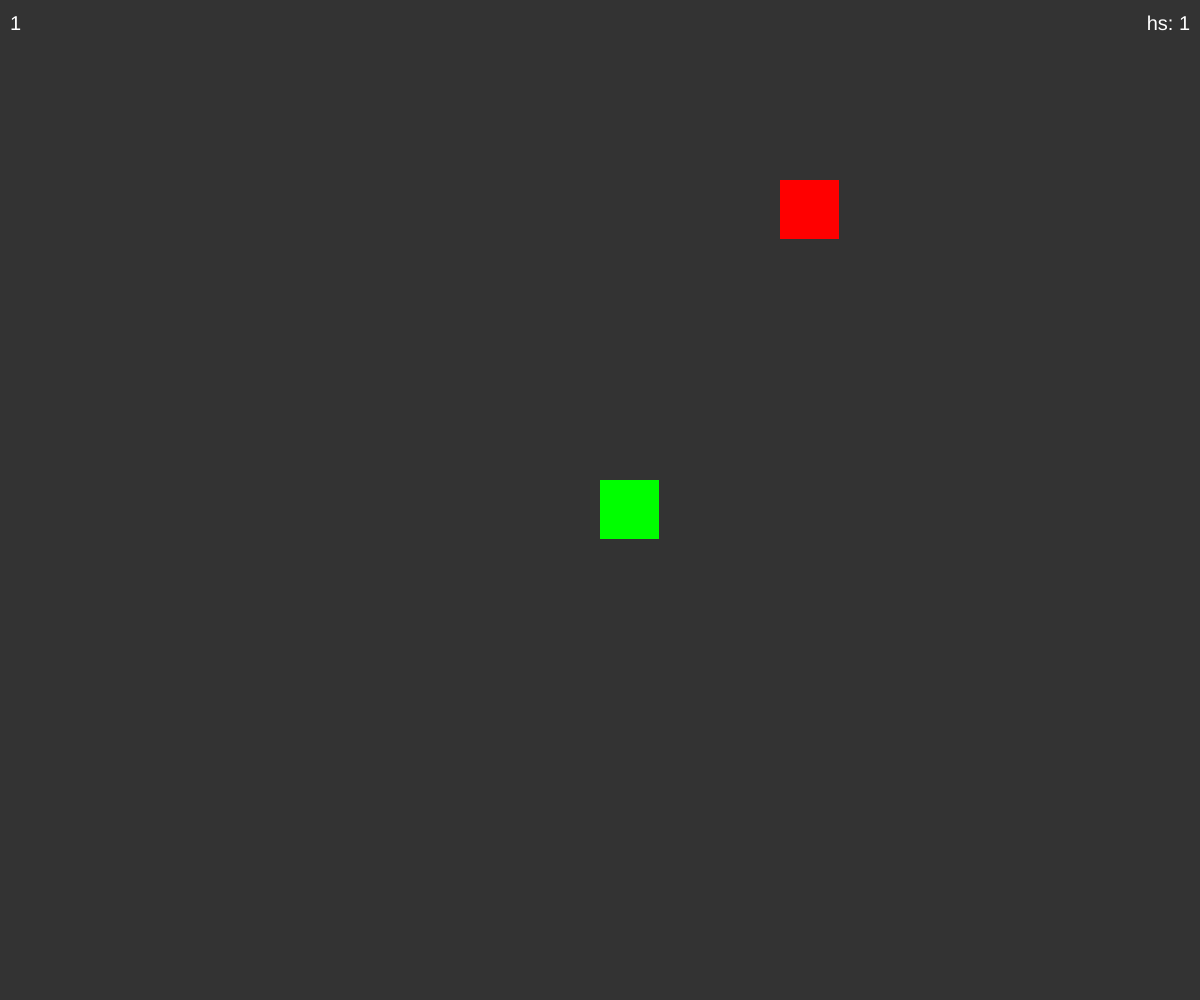
Frame 1 (no input)
Frame 60 (no input): identical to frame 1, image omitted
Frame 120 (the mouse pressed at the canvas centre since frame 60): identical to frame 1, image omitted

The p5.js sketch that drew this single still picture (run headless with seeded random() and noise() and a simulated clock; from frame 60 on, the mouse is pressed at the canvas centre):

// p5.js sketch
// ── sketch.js
var scale_ = .05
var delay = 150;
var start_size = 1;
var hs = 1;
var snake;

class Snake {
  constructor() {
    this.size = width * scale_;
    this.maxWidth = int(width / this.size) - 1;
    this.maxHeight = int(height / this.size) - 1;
    
    this.reset();
    this.last_update = millis(); 
  }

  snakeContainsApple() {
    for (var i = 0; i < this.tiles.length; i++) {
      if (this.tiles[i].x == this.apple.x && this.tiles[i].y == this.apple.y) {
        return true;
      }
    }

    return false;
  }

  generateApple() {
    while (true) {
      this.apple = createVector(int(random(0, this.maxWidth)), int(random(0, this.maxHeight)));
      if (!this.snakeContainsApple()) return;
    }
  }
  
  reset() {
    this.direction = -2;
    this.target_dir = -2;
    this.front = 0;
    this.tiles = Array(start_size).fill(createVector(int(width / this.size / 2), int(height / this.size / 2)));

    this.generateApple();
  }

  update() {
    var now = millis();

    if (keyIsPressed) {
      switch (keyCode) {
        case UP_ARROW: this.target_dir = 1; break;
        case RIGHT_ARROW: this.target_dir = 2; break;
        case DOWN_ARROW: this.target_dir = 3; break;
        case LEFT_ARROW: this.target_dir = 4; break;
      }
    }
    
    if (now - this.last_update < delay) return;
    var last = (this.front + 1) % this.tiles.length;
    
    if (abs(this.target_dir - this.direction) != 2)
      this.direction = this.target_dir;
    
    var offset = createVector(0, 0);
    switch (this.direction) {
      case 1: offset.y--; break;
      case 2: offset.x++; break;
      case 3: offset.y++; break;
      case 4: offset.x--; break;
      default: return;
    }

    var head = this.tiles[this.front].copy().add(offset);

    for (var i = 0; i < this.tiles.length; i++) {
      if (i == last) continue;
      if (this.tiles[i].x == head.x && this.tiles[i].y == head.y) {
        this.reset();
        return;
      }
    }

    if (head.x * this.size < 0 || head.x * this.size + this.size > width) {
      this.reset();
      return;
    }
    if (head.y * this.size < 0 || head.y * this.size + this.size > height) {
      this.reset();
      return;
    }

    this.tiles[last] = head;
    this.front = last;


    if (this.snakeContainsApple()) {
      this.generateApple();
      this.tiles.push(head.copy())

      hs = max(hs, this.tiles.length);
    }
    
    this.last_update = now;
  }

  draw() {
    noStroke();
    fill(255, 0, 0);
    rect(this.apple.x * this.size, this.apple.y * this.size, this.size - 1, this.size - 1)
    
    fill(0, 255, 0);
    this.tiles.forEach(tile => {
      rect(tile.x * this.size, tile.y * this.size, this.size - 1, this.size - 1);
    });

    fill(255);
    textSize(20);
    textAlign(LEFT);
    text("" + this.tiles.length, 10, 30);
    textAlign(RIGHT);
    text("hs: " + hs, width - 10, 30);
  }
}

function setup() {
  createCanvas(windowWidth, windowHeight);
  snake = new Snake();
}

function draw() {
  background(51);

  snake.update();
  snake.draw();
}
